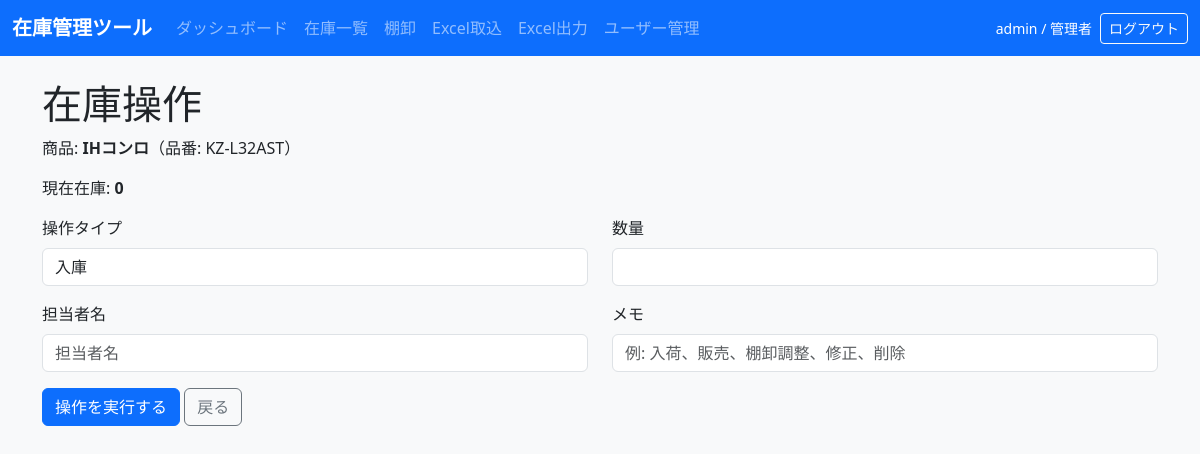
Screenshot of /stock/operate/296?type=inbound (signed in) with the database file from the repository.
### tables this page shows
CREATE TABLE users (
            id INTEGER PRIMARY KEY AUTOINCREMENT,
            username TEXT NOT NULL UNIQUE,
            password_hash TEXT NOT NULL,
            role TEXT NOT NULL DEFAULT 'user',
            created_at TEXT NOT NULL
        , is_active INTEGER NOT NULL DEFAULT 1, admin_requested INTEGER NOT NULL DEFAULT 0);

CREATE TABLE products (
            id INTEGER PRIMARY KEY AUTOINCREMENT,
            source_sheet TEXT,
            source_row INTEGER,
            big_category TEXT,
            maker_or_product TEXT,
            overview TEXT,
            sku TEXT NOT NULL,
            stock_status TEXT,
            display_flag TEXT,
            available_stock INTEGER NOT NULL DEFAULT 0,
            total_stock INTEGER NOT NULL DEFAULT 0,
            reorder_point INTEGER NOT NULL DEFAULT 0,
            staff_stock_json TEXT,
            notes TEXT,
            imported_at TEXT,
            current_stock INTEGER NOT NULL DEFAULT 0,
            name TEXT NOT NULL,
            category TEXT,
            location TEXT,
            last_in_date TEXT,
            last_out_date TEXT,
            created_at TEXT NOT NULL,
            updated_at TEXT NOT NULL
        , supplier TEXT, amount TEXT);

### inventory_app/app.py (the view, shortened to what this page needs)
@app.route("/stock/operate/<int:product_id>", methods=["GET", "POST"])
@admin_required
def stock_operate(product_id):
    operation_type = request.args.get("type", "inbound")
    if operation_type not in ["inbound", "outbound", "adjustment", "modification"]:
        operation_type = "inbound"
    conn = get_db_connection()
    product = conn.execute(
        "SELECT * FROM products WHERE id = ?", (product_id,)
    ).fetchone()
    if product is None:
        conn.close()
        return "商品が見つかりません。", 404
    error_message = None
    conn.close()
    return render_template(
        "stock_operation.html",
        product=product,
        operation_type=operation_type,
        operation_label=OPERATION_LABELS.get(operation_type, operation_type),
        error_message=error_message,
    )

### inventory_app/app.py (called while the page is built)
@app.before_request
def load_current_user():
    g.user = None
    user_id = session.get("user_id")
    if not user_id:
        return
    conn = get_db_connection()
    try:
        g.user = conn.execute(
            "SELECT id, username, role FROM users WHERE id = ?",
            (user_id,),
        ).fetchone()
    finally:
        conn.close()

@app.context_processor
def inject_auth_context():
    return {
        "current_user": g.get("user"),
        "is_admin": bool(g.get("user") and g.user["role"] == "admin"),
    }

def admin_required(view):
    @wraps(view)
    def wrapped(*args, **kwargs):
        if g.get("user") is None:
            return redirect(url_for("login", next=request.full_path))
        if g.user["role"] != "admin":
            flash("管理者権限が必要です。", "danger")
            return redirect(url_for("dashboard"))
        return view(*args, **kwargs)
    return wrapped

### inventory_app/db.py (called while the page is built, shortened)
def is_postgres():
    return engine.dialect.name == "postgresql"

def convert_sql(sql, params):
    if isinstance(params, dict):
        return normalize_sql(sql), params
    params = tuple(params or ())
    index = 0
    values = {}
    def repl(_match):
        nonlocal index
        key = f"p{index}"
        values[key] = params[index]
        index += 1
        return f":{key}"
    return normalize_sql(re.sub(r"\?", repl, sql)), values

def normalize_sql(sql):
    return sql

def wrap_row(row):
    if row is None:
        return None
    return DbRow(row._mapping, row)

def get_db_connection():
    return DbConnection()

    def __getitem__(self, key):
        if isinstance(key, int):
            return self._values[key]
        return self._mapping[key]

    def __getattr__(self, key):
        try:
            return self._mapping[key]
        except KeyError as exc:
            raise AttributeError(key) from exc

    def fetchone(self):
        row = self._result.fetchone()
        return wrap_row(row)

    def execute(self, sql, params=None):
        statement_sql, values = convert_sql(sql, params)
        fetch_lastrowid = False
        if is_postgres() and statement_sql.lstrip().upper().startswith("INSERT INTO PRODUCTS") and "RETURNING" not in statement_sql.upper():
            statement_sql = statement_sql.rstrip() + " RETURNING id"
            fetch_lastrowid = True
        result = self._conn.execute(text(statement_sql), values)
        return DbResult(result, fetch_lastrowid=fetch_lastrowid)

### inventory_app/templates/stock_operation.html (shortened to what this page needs)
{% extends 'base.html' %}
{% block content %}
  <h1>在庫操作</h1>
  <p>商品: <strong>{{ product.name }}</strong>（品番: {{ product.sku }}）</p>
  <p>現在在庫: <strong>{{ product.current_stock }}</strong></p>
  <form method="post" class="row gy-3">
    <div class="col-md-6">
      <label class="form-label">操作タイプ</label>
      <input type="text" class="form-control" value="{{ operation_label }}" readonly>
    </div>
    {% if operation_type == 'adjustment' %}
      <div class="col-md-6">
        <label class="form-label">実際在庫数</label>
        <input type="number" name="actual_quantity" class="form-control" min="0" required>
      </div>
    {% elif operation_type in ['modification', 'delete'] %}
      <div class="col-md-6">
        <label class="form-label">新在庫数</label>
        <input type="number" name="new_stock" class="form-control" min="0" required>
      </div>
    {% else %}
      <div class="col-md-6">
        <label class="form-label">数量</label>
        <input type="number" name="quantity" class="form-control" min="0" required>
      </div>
    {% endif %}
    <div class="col-md-6">
      <label class="form-label">担当者名</label>
      <input type="text" name="staff_name" class="form-control" placeholder="担当者名">
    </div>
    <div class="col-md-6">
      <label class="form-label">メモ</label>
      <input type="text" name="note" class="form-control" placeholder="例: 入荷、販売、棚卸調整、修正、削除">
    </div>
    <div class="col-12">
      <button type="submit" class="btn btn-primary">操作を実行する</button>
      <a href="{{ url_for('inventory') }}" class="btn btn-outline-secondary">戻る</a>
    </div>
  </form>
{% endblock %}

### inventory_app/templates/base.html (shortened to what this page needs)
<!doctype html>
<html lang="ja">
  <head>
    <link href="https://cdn.jsdelivr.net/npm/bootstrap@5.3.2/dist/css/bootstrap.min.css" rel="stylesheet">
    <link rel="stylesheet" href="/static/style.css">
  </head>
  <body>
    <nav class="navbar navbar-expand-lg navbar-dark bg-primary mb-4">
      <div class="container-fluid">
        <a class="navbar-brand" href="/">在庫管理ツール</a>
        <div class="collapse navbar-collapse">
          <ul class="navbar-nav me-auto mb-2 mb-lg-0">
            <li class="nav-item"><a class="nav-link" href="/">ダッシュボード</a></li>
            <li class="nav-item"><a class="nav-link" href="/inventory">在庫一覧</a></li>
            <li class="nav-item"><a class="nav-link" href="/stocktaking">棚卸</a></li>
            {% if is_admin %}
              <li class="nav-item"><a class="nav-link" href="/excel_import">Excel取込</a></li>
              <li class="nav-item"><a class="nav-link" href="/excel_export">Excel出力</a></li>
              <li class="nav-item"><a class="nav-link" href="{{ url_for('users') }}">ユーザー管理</a></li>
            {% endif %}
          </ul>
          {% if current_user %}
            <div class="d-flex align-items-center gap-2 text-white">
              <small>{{ current_user.username }} / {{ '管理者' if current_user.role == 'admin' else '一般' }}</small>
              <a class="btn btn-sm btn-outline-light" href="{{ url_for('logout') }}">ログアウト</a>
            </div>
          {% endif %}
        </div>
      </div>
    </nav>
    <div class="container">
      {% block content %}{% endblock %}
    </div>
  </body>
</html>

### inventory_app/static/style.css (style rules this page uses)
body { background-color: #f8f9fa; }
.navbar-brand { font-weight: 700; }

### rows the page displays
users: username "admin", role "管理者"
products: name "IHコンロ", sku "KZ-L32AST"

### other values shown
{{ product.current_stock }} "0"
